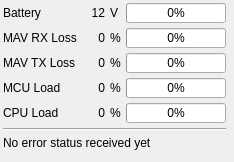
<?xml version="1.0" encoding="UTF-8"?>
<ui version="4.0">
 <class>UASInfo</class>
 <widget class="QWidget" name="UASInfo">
  <property name="geometry">
   <rect>
    <x>0</x>
    <y>0</y>
    <width>234</width>
    <height>162</height>
   </rect>
  </property>
  <property name="windowTitle">
   <string>Form</string>
  </property>
  <property name="styleSheet">
   <string notr="true"/>
  </property>
  <layout class="QGridLayout" name="gridLayout" rowstretch="0,0,0,0,0,0,0,100" columnstretch="0,0,0,0,0,0,0">
   <property name="margin" stdset="0">
    <number>3</number>
   </property>
   <property name="spacing">
    <number>5</number>
   </property>
   <item row="0" column="0">
    <widget class="QLabel" name="label">
     <property name="text">
      <string>Battery</string>
     </property>
    </widget>
   </item>
   <item row="0" column="1">
    <spacer name="horizontalSpacer_2">
     <property name="orientation">
      <enum>Qt::Horizontal</enum>
     </property>
     <property name="sizeType">
      <enum>QSizePolicy::Maximum</enum>
     </property>
     <property name="sizeHint" stdset="0">
      <size>
       <width>13</width>
       <height>15</height>
      </size>
     </property>
    </spacer>
   </item>
   <item row="0" column="2">
    <widget class="QLabel" name="voltageLabel">
     <property name="text">
      <string>12</string>
     </property>
     <property name="textFormat">
      <enum>Qt::AutoText</enum>
     </property>
     <property name="alignment">
      <set>Qt::AlignRight|Qt::AlignTrailing|Qt::AlignVCenter</set>
     </property>
    </widget>
   </item>
   <item row="0" column="3">
    <widget class="QLabel" name="label_7">
     <property name="text">
      <string>V</string>
     </property>
     <property name="textFormat">
      <enum>Qt::AutoText</enum>
     </property>
     <property name="alignment">
      <set>Qt::AlignLeading|Qt::AlignLeft|Qt::AlignVCenter</set>
     </property>
    </widget>
   </item>
   <item row="0" column="4" colspan="2">
    <widget class="QProgressBar" name="batteryBar">
     <property name="sizePolicy">
      <sizepolicy hsizetype="MinimumExpanding" vsizetype="Fixed">
       <horstretch>10</horstretch>
       <verstretch>18</verstretch>
      </sizepolicy>
     </property>
     <property name="minimumSize">
      <size>
       <width>100</width>
       <height>0</height>
      </size>
     </property>
     <property name="maximumSize">
      <size>
       <width>16777215</width>
       <height>20</height>
      </size>
     </property>
     <property name="baseSize">
      <size>
       <width>0</width>
       <height>18</height>
      </size>
     </property>
     <property name="minimum">
      <number>0</number>
     </property>
     <property name="maximum">
      <number>100</number>
     </property>
     <property name="value">
      <number>0</number>
     </property>
     <property name="textVisible">
      <bool>true</bool>
     </property>
     <property name="format">
      <string>%p%</string>
     </property>
    </widget>
   </item>
   <item row="1" column="0">
    <widget class="QLabel" name="label_2">
     <property name="text">
      <string>MAV RX Loss</string>
     </property>
    </widget>
   </item>
   <item row="1" column="1">
    <spacer name="horizontalSpacer_3">
     <property name="orientation">
      <enum>Qt::Horizontal</enum>
     </property>
     <property name="sizeType">
      <enum>QSizePolicy::Maximum</enum>
     </property>
     <property name="sizeHint" stdset="0">
      <size>
       <width>13</width>
       <height>15</height>
      </size>
     </property>
    </spacer>
   </item>
   <item row="1" column="2">
    <widget class="QLabel" name="receiveLossLabel">
     <property name="text">
      <string>0</string>
     </property>
     <property name="textFormat">
      <enum>Qt::AutoText</enum>
     </property>
     <property name="alignment">
      <set>Qt::AlignRight|Qt::AlignTrailing|Qt::AlignVCenter</set>
     </property>
    </widget>
   </item>
   <item row="1" column="3">
    <widget class="QLabel" name="label_8">
     <property name="text">
      <string>%</string>
     </property>
     <property name="textFormat">
      <enum>Qt::AutoText</enum>
     </property>
     <property name="alignment">
      <set>Qt::AlignLeading|Qt::AlignLeft|Qt::AlignVCenter</set>
     </property>
    </widget>
   </item>
   <item row="1" column="4" colspan="2">
    <widget class="QProgressBar" name="receiveLossBar">
     <property name="sizePolicy">
      <sizepolicy hsizetype="MinimumExpanding" vsizetype="Fixed">
       <horstretch>10</horstretch>
       <verstretch>18</verstretch>
      </sizepolicy>
     </property>
     <property name="minimumSize">
      <size>
       <width>100</width>
       <height>0</height>
      </size>
     </property>
     <property name="maximumSize">
      <size>
       <width>16777215</width>
       <height>20</height>
      </size>
     </property>
     <property name="baseSize">
      <size>
       <width>0</width>
       <height>18</height>
      </size>
     </property>
     <property name="value">
      <number>0</number>
     </property>
     <property name="textVisible">
      <bool>true</bool>
     </property>
     <property name="format">
      <string>%p%</string>
     </property>
    </widget>
   </item>
   <item row="2" column="0">
    <widget class="QLabel" name="label_6">
     <property name="text">
      <string>MAV TX Loss</string>
     </property>
    </widget>
   </item>
   <item row="2" column="1">
    <spacer name="horizontalSpacer_9">
     <property name="orientation">
      <enum>Qt::Horizontal</enum>
     </property>
     <property name="sizeType">
      <enum>QSizePolicy::Maximum</enum>
     </property>
     <property name="sizeHint" stdset="0">
      <size>
       <width>13</width>
       <height>15</height>
      </size>
     </property>
    </spacer>
   </item>
   <item row="2" column="2">
    <widget class="QLabel" name="sendLossLabel">
     <property name="text">
      <string>0</string>
     </property>
     <property name="textFormat">
      <enum>Qt::AutoText</enum>
     </property>
     <property name="alignment">
      <set>Qt::AlignRight|Qt::AlignTrailing|Qt::AlignVCenter</set>
     </property>
    </widget>
   </item>
   <item row="2" column="3">
    <widget class="QLabel" name="label_11">
     <property name="text">
      <string>%</string>
     </property>
     <property name="textFormat">
      <enum>Qt::AutoText</enum>
     </property>
     <property name="alignment">
      <set>Qt::AlignLeading|Qt::AlignLeft|Qt::AlignVCenter</set>
     </property>
    </widget>
   </item>
   <item row="2" column="4" colspan="2">
    <widget class="QProgressBar" name="sendLossBar">
     <property name="sizePolicy">
      <sizepolicy hsizetype="MinimumExpanding" vsizetype="Fixed">
       <horstretch>10</horstretch>
       <verstretch>18</verstretch>
      </sizepolicy>
     </property>
     <property name="minimumSize">
      <size>
       <width>100</width>
       <height>0</height>
      </size>
     </property>
     <property name="maximumSize">
      <size>
       <width>16777215</width>
       <height>20</height>
      </size>
     </property>
     <property name="baseSize">
      <size>
       <width>0</width>
       <height>18</height>
      </size>
     </property>
     <property name="value">
      <number>0</number>
     </property>
     <property name="textVisible">
      <bool>true</bool>
     </property>
     <property name="format">
      <string>%p%</string>
     </property>
    </widget>
   </item>
   <item row="3" column="0">
    <widget class="QLabel" name="label_3">
     <property name="text">
      <string>MCU Load</string>
     </property>
    </widget>
   </item>
   <item row="3" column="1">
    <spacer name="horizontalSpacer_4">
     <property name="orientation">
      <enum>Qt::Horizontal</enum>
     </property>
     <property name="sizeType">
      <enum>QSizePolicy::Maximum</enum>
     </property>
     <property name="sizeHint" stdset="0">
      <size>
       <width>13</width>
       <height>15</height>
      </size>
     </property>
    </spacer>
   </item>
   <item row="3" column="2">
    <widget class="QLabel" name="loadLabel">
     <property name="text">
      <string>0</string>
     </property>
     <property name="textFormat">
      <enum>Qt::AutoText</enum>
     </property>
     <property name="alignment">
      <set>Qt::AlignRight|Qt::AlignTrailing|Qt::AlignVCenter</set>
     </property>
    </widget>
   </item>
   <item row="3" column="3">
    <widget class="QLabel" name="label_9">
     <property name="text">
      <string>%</string>
     </property>
     <property name="textFormat">
      <enum>Qt::AutoText</enum>
     </property>
     <property name="alignment">
      <set>Qt::AlignLeading|Qt::AlignLeft|Qt::AlignVCenter</set>
     </property>
    </widget>
   </item>
   <item row="3" column="4" colspan="2">
    <widget class="QProgressBar" name="loadBar">
     <property name="sizePolicy">
      <sizepolicy hsizetype="MinimumExpanding" vsizetype="Fixed">
       <horstretch>10</horstretch>
       <verstretch>18</verstretch>
      </sizepolicy>
     </property>
     <property name="minimumSize">
      <size>
       <width>100</width>
       <height>0</height>
      </size>
     </property>
     <property name="maximumSize">
      <size>
       <width>16777215</width>
       <height>20</height>
      </size>
     </property>
     <property name="baseSize">
      <size>
       <width>0</width>
       <height>18</height>
      </size>
     </property>
     <property name="value">
      <number>0</number>
     </property>
     <property name="textVisible">
      <bool>true</bool>
     </property>
     <property name="format">
      <string>%p%</string>
     </property>
    </widget>
   </item>
   <item row="5" column="0" colspan="6">
    <widget class="Line" name="line">
     <property name="orientation">
      <enum>Qt::Horizontal</enum>
     </property>
    </widget>
   </item>
   <item row="7" column="0" colspan="7">
    <spacer name="verticalSpacer">
     <property name="orientation">
      <enum>Qt::Vertical</enum>
     </property>
     <property name="sizeType">
      <enum>QSizePolicy::Expanding</enum>
     </property>
     <property name="sizeHint" stdset="0">
      <size>
       <width>0</width>
       <height>0</height>
      </size>
     </property>
    </spacer>
   </item>
   <item row="6" column="0" colspan="6">
    <widget class="QLabel" name="errorLabel">
     <property name="text">
      <string>No error status received yet</string>
     </property>
    </widget>
   </item>
   <item row="4" column="0">
    <widget class="QLabel" name="label_4">
     <property name="text">
      <string>CPU Load</string>
     </property>
    </widget>
   </item>
   <item row="4" column="2">
    <widget class="QLabel" name="label_5">
     <property name="text">
      <string>0</string>
     </property>
     <property name="alignment">
      <set>Qt::AlignRight|Qt::AlignTrailing|Qt::AlignVCenter</set>
     </property>
    </widget>
   </item>
   <item row="4" column="3">
    <widget class="QLabel" name="label_10">
     <property name="text">
      <string>%</string>
     </property>
    </widget>
   </item>
   <item row="4" column="4" colspan="2">
    <widget class="QProgressBar" name="progressBar">
     <property name="maximumSize">
      <size>
       <width>16777215</width>
       <height>20</height>
      </size>
     </property>
     <property name="baseSize">
      <size>
       <width>0</width>
       <height>18</height>
      </size>
     </property>
     <property name="value">
      <number>0</number>
     </property>
    </widget>
   </item>
   <item row="4" column="1">
    <spacer name="horizontalSpacer">
     <property name="orientation">
      <enum>Qt::Horizontal</enum>
     </property>
     <property name="sizeHint" stdset="0">
      <size>
       <width>13</width>
       <height>15</height>
      </size>
     </property>
    </spacer>
   </item>
  </layout>
 </widget>
 <resources/>
 <connections/>
</ui>
